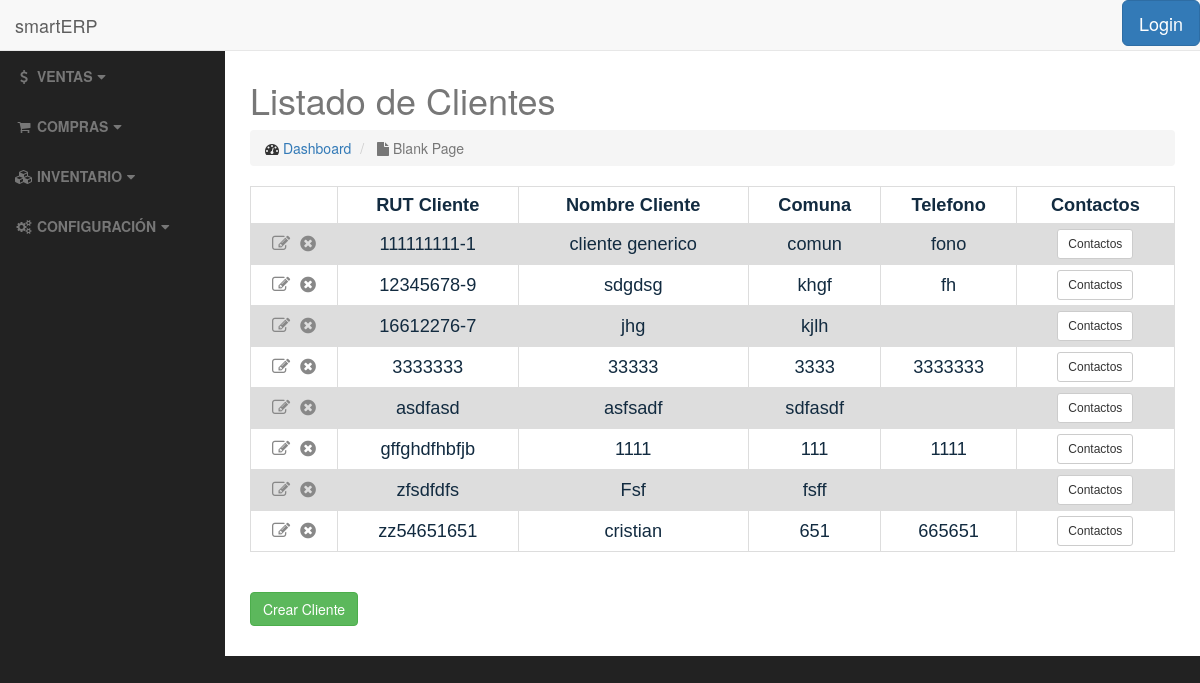
Before: /clients/ with the older database file.
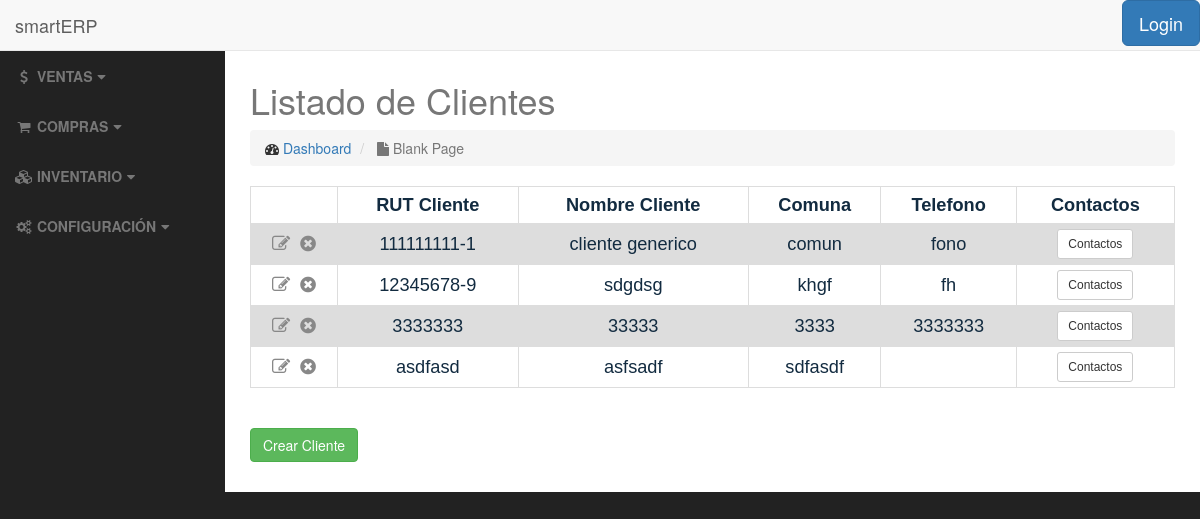
After: the same page with the newer database file.
### clients/models.py (models this page shows, shortened)
class Client(models.Model):
    client_rut = models.CharField(max_length=12, unique=True, verbose_name="RUT", validators=[rut_validate])
    client_name = models.CharField(max_length=250, verbose_name="Nombre Cliente")
    client_giro = models.CharField(max_length=200, verbose_name="Giro")
    client_address = models.CharField(max_length=100, verbose_name="Direccion")
    client_comuna = models.CharField(max_length=50, verbose_name="Comuna")
    client_ciudad = models.CharField(max_length=50, verbose_name="Ciudad")
    client_region = models.CharField(max_length=50, verbose_name="Region")
    client_tel = models.CharField(max_length=20, blank=True, verbose_name="Telefono")
    client_email = models.EmailField(blank=True, verbose_name="E-mail")
    is_active = models.BooleanField(default=True, verbose_name="Activo")
    class Meta:
        ordering = ['client_rut']

### clients/views.py (the view)
class ClientListView(ListView):
    template_name = 'clients/client_list.html'
    def get_queryset(self):
        return Client.objects.all()

### clients/templates/clients/client_list.html (shortened to what this page needs)
{% extends 'base.html' %}
<h2>{% block title %}Listado de Clientes{% endblock %}</h2>
{% block body %}
    <table>
            {% if object_list %}
                <tr>
                    <th></th>
                    <th>RUT Cliente</th>
                    <th>Nombre Cliente</th>
                    <th>Comuna</th>
                    <th>Telefono</th>
                    <th>Contactos</th>
                </tr>
                    {% for client in object_list %}
                        <tr>
                            <td>
                                <a href="{% url 'clients:client-update' client.pk %}"><i class="fa fa-pencil-square-o" title="Editar"></i></a>&nbsp;
                                <a href="{% url 'clients:client-delete' client.pk %}"><i class="fa fa-times-circle" title="Eliminar"></i></a>
                            </td>
                            <td>{{ client.client_rut }}</td>
                            <td>{{ client.client_name }}</td>
                            <td>{{ client.client_comuna }}</td>
                            <td>{{ client.client_tel }}</td>
                            <td>
                                <a href="{% url 'clients:contact_list' client.pk %}" class="btn btn-default btn-sm">Contactos</a>
                            </td>
                        </tr>
                    {% endfor %}
            {% else %}
                <h3>No hay clientes registrados</h3>
            {% endif %}
    </table>
    <br>
    <br>
    <a href="{% url 'clients:client-add' %}" class="btn btn-success">Crear Cliente</a>
    <br>
    <br>
{% endblock %}

### templates/base.html (shortened to what this page needs)
<!DOCTYPE html>
<html lang="en">
<head>
    {% load staticfiles %}
    <link href="http://127.0.0.1:8000/static/css/bootstrap.min.css" rel="stylesheet">
    <link rel="stylesheet" href="https://maxcdn.bootstrapcdn.com/bootswatch/3.3.7/superhero/bootstrap.min.css">
    <link href="http://127.0.0.1:8000/static/css/sb-admin.css" rel="stylesheet">
    <link href="http://127.0.0.1:8000/static/font-awesome/css/font-awesome.min.css" rel="stylesheet" type="text/css">
</head>
<body>
    <div id="wrapper">
        <nav class="navbar navbar-default navbar-fixed-top" role="navigation">
            <div class="navbar-header">
                <a class="navbar-brand" href="/">smartERP</a>
            </div>
            <ul class="nav navbar-right top-nav">
                {% if user.active %}
                    <li class="dropdown">
                        <a href="#" class="dropdown-toggle" data-toggle="dropdown"><i class="fa fa-user"></i> John Smith <b class="caret"></b></a>
                        <ul class="dropdown-menu">
                            <li>
                                <a href="#"><i class="fa fa-fw fa-user"></i> Profile</a>
                            </li>
                            <li>
                                <a href="#"><i class="fa fa-fw fa-envelope"></i> Inbox</a>
                            </li>
                            <li>
                                <a href="#"><i class="fa fa-fw fa-gear"></i> Settings</a>
                            </li>
                            <li class="divider"></li>
                            <li>
                                <a href="#"><i class="fa fa-fw fa-power-off"></i> Log Out</a>
                            </li>
                        </ul>
                    </li>
                {% else %}
                    <ul class="nav navbar-nav pull-right">
                        <a class="btn btn-lg btn-primary" data-toggle="modal" href="#myModal" >Login</a>
                    </ul>
                {% endif %}
            </ul>
            <div class="collapse navbar-collapse navbar-ex1-collapse">
                <ul class="nav navbar-nav side-nav">
                    <li class="#">
                        <a href="#ventas" data-toggle="collapse"><i class="fa fa-fw fa-usd"></i> <b>VENTAS</b><i class="fa fa-fw fa-caret-down"></i></a>
                    </li>
                    <li class="#">
                        <a href="#compras" data-toggle="collapse"><i class="fa fa-fw fa-shopping-cart"></i> <b>COMPRAS</b><i class="fa fa-fw fa-caret-down"></i></a>
                    </li>
                    <li class="#">
                        <a href="#inv" data-toggle="collapse"><i class="fa fa-fw fa-cubes"></i> <b>INVENTARIO</b><i class="fa fa-fw fa-caret-down"></i></a>
                    </li>
                    <li class="#">
                        <a href="#conf" data-toggle="collapse"><i class="fa fa-fw fa-cogs"></i> <b>CONFIGURACIÓN</b><i class="fa fa-fw fa-caret-down"></i></a>
                    </li>
                </ul>
            </div>
        </nav>
        <div id="page-wrapper">
            <div class="container-fluid">
                <div class="row">
                    <div class="col-lg-12">
                        <h1 class="text-muted">
                            {% block title %}{% endblock %}
                        </h1>
                        <ol class="breadcrumb">
                            <li>
                                <i class="fa fa-dashboard"></i>  <a href="index.html">Dashboard</a>
                            </li>
                            <li class="active">
                                <i class="fa fa-file"></i> Blank Page
                            </li>
                        </ol>
                    </div>
                </div>
                {% block body %}
                {% endblock %}
            </div>
        </div>
    </div>
</body>
</html>

### static/css/sb-admin.css (style rules this page uses)
body { margin-top: 100px; background-color: #222; }
@media (min-width:768px) { body { margin-top: 50px; } }
#wrapper { padding-left: 0; }
#page-wrapper { width: 100%; padding: 0; background-color: #fff; }
@media (min-width:768px) { #wrapper { padding-left: 225px; } }
@media (min-width:768px) { #page-wrapper { padding: 10px; } }
.top-nav { padding: 0 15px; }
@media (min-width:768px) { .side-nav { position: fixed; top: 51px; left: 225px; width: 225px; margin-left: -225px; border: none; border-radius: 0; overflow-y: auto; background-color: #222; bottom: 0; overflow-x: hidden; padding-bottom: 40px; } }
@media (min-width:768px) { .side-nav>li>a { width: 225px; } }

### templates/base.html (style rules this page uses)
table { font-family: arial, sans-serif; border-collapse: collapse; width: 100%; margin-left: auto; margin-right: auto; }
td, th { border: 1px solid #dddddd; text-align: center; padding: 5px; font-size: 130%; color: #122b40; }
tr:nth-child(even) { background-color: #dddddd; }
.fa-pencil-square-o { color: #888888; }
.fa-times-circle { color: #888888; }

Changed rows visible on the page:
removed Client: client_rut "16612276-7", client_name "jhg", client_comuna "kjlh"
removed Client: client_rut "gffghdfhbfjb", client_name "1111", client_comuna "111", client_tel "1111"
removed Client: client_rut "zfsdfdfs", client_name "Fsf", client_comuna "fsff"
removed Client: client_rut "zz54651651", client_name "cristian", client_comuna "651", client_tel "665651"
